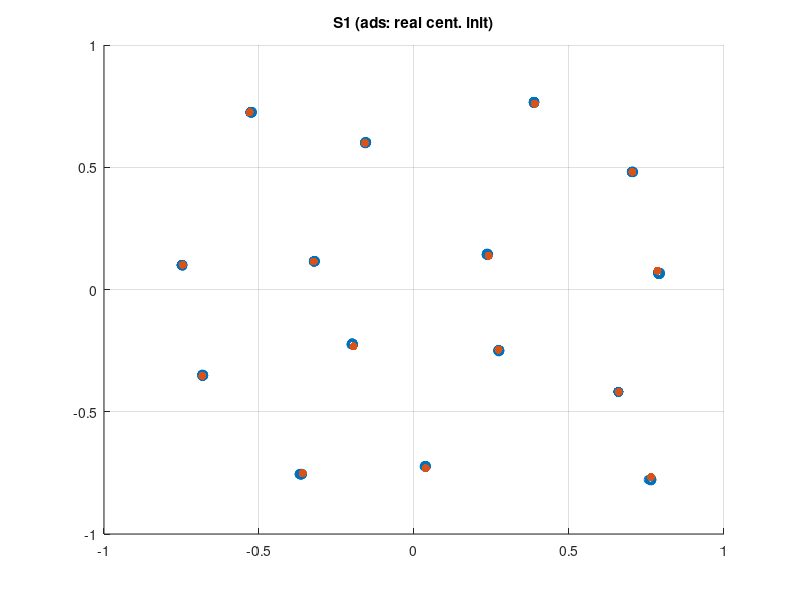
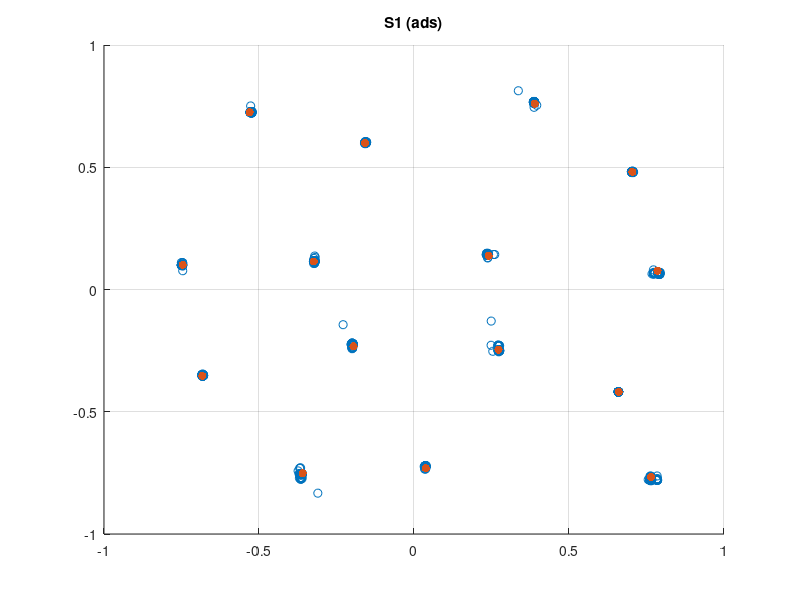
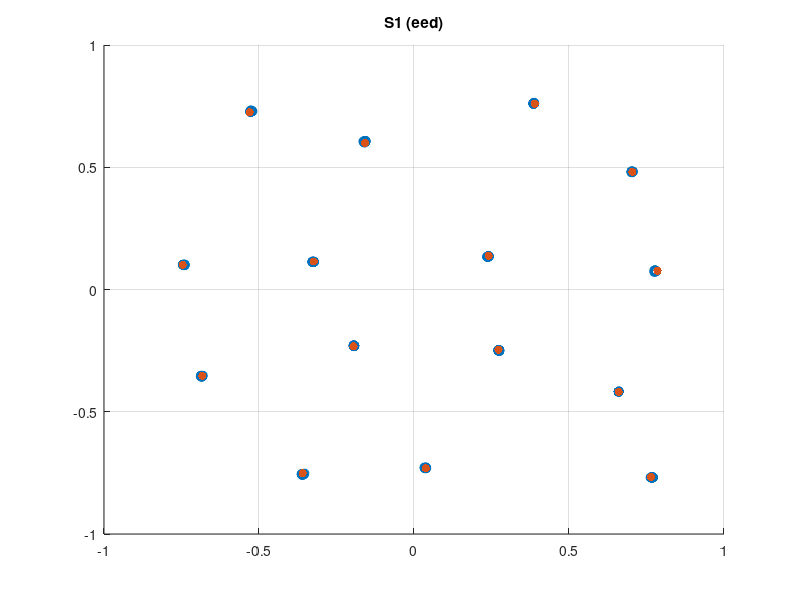
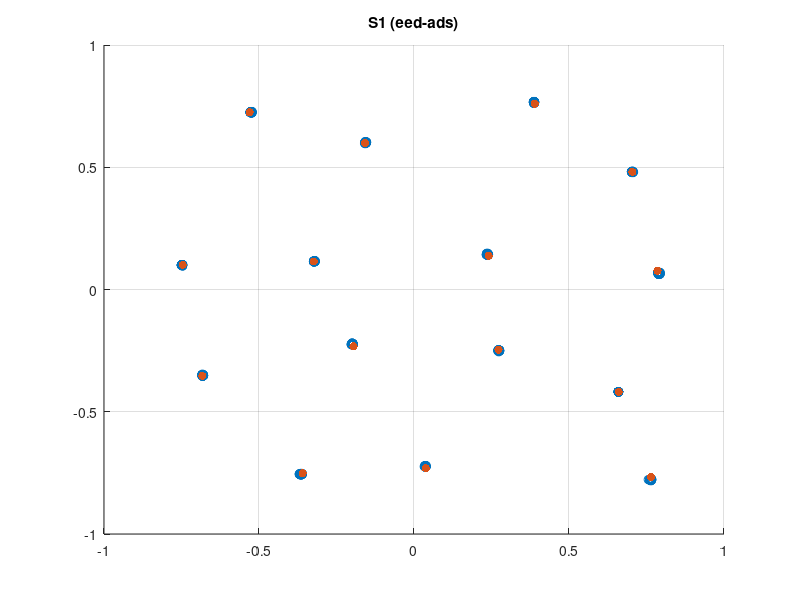

Write the MATLAB code that produced these figures, in order.
% Visualize clustering results for data sets with 20 % missing values on data. 
% Missing values are regenerated and clustering is performed 100 times 
% (with 100 replicates in each time). 
%
% Clustering is performed four different manners:
% 1) Clustering is initialized with real centroids and available data
% strategy is used for treating missing values. 
% 2) Clustering is not initialized 
% and available data strategy is used for distance computation in clustering.
% 3) Clustering is not initialized and expected Euclidean distance is used for 
% distance computation in clustering.
% 4) Clustering is not initialized and clustering results based on 
% expected Euclidean distances are pipelined to the clustering method with 
% available data strategy.
%
clear, clc, close all;
addpath('../../datasets');
load('real_centers');
load('realCentersArr');
load('centroids');
datasets = {'S1'; 'S2'; 'S3'; 'S4'; 'S5D2'; 'S2D2'; 'O200'; 'O2000'};
repetitions = 100;
titles = {'(ads: real cent. init)','(ads)','(eed)','(eed-ads)'};
titles2 = {'ads_real_cent_init','ads','eed','eed_ads'};
%
for i = 1:length(datasets)
    for k = 1:4
        X = [];
        C = realCenters{i};
        for j = 1:repetitions
            if k==1
                X = [X; realCentersArr{i,j}];
            else
                X = [X; centroids{i,j,k-1}];
            end
        end
        figure;
        hold on;
        grid on;
        xlim([-1,1]);
        ylim([-1,1]);
        xticks(-1:0.5:1);
        yticks(-1:0.5:1);
        title(sprintf('%s %s',datasets{i},titles{k}));
        scatter(X(:,1),X(:,2),'ko');
        scatter(C(:,1),C(:,2),'ro','filled');
        %saveas(gcf,sprintf('img/png/%s_%s',datasets{i},titles2{k}),'png');
        %saveas(gcf,sprintf('img/fig/%s_%s',datasets{i},titles2{k}),'fig');
    end
end

